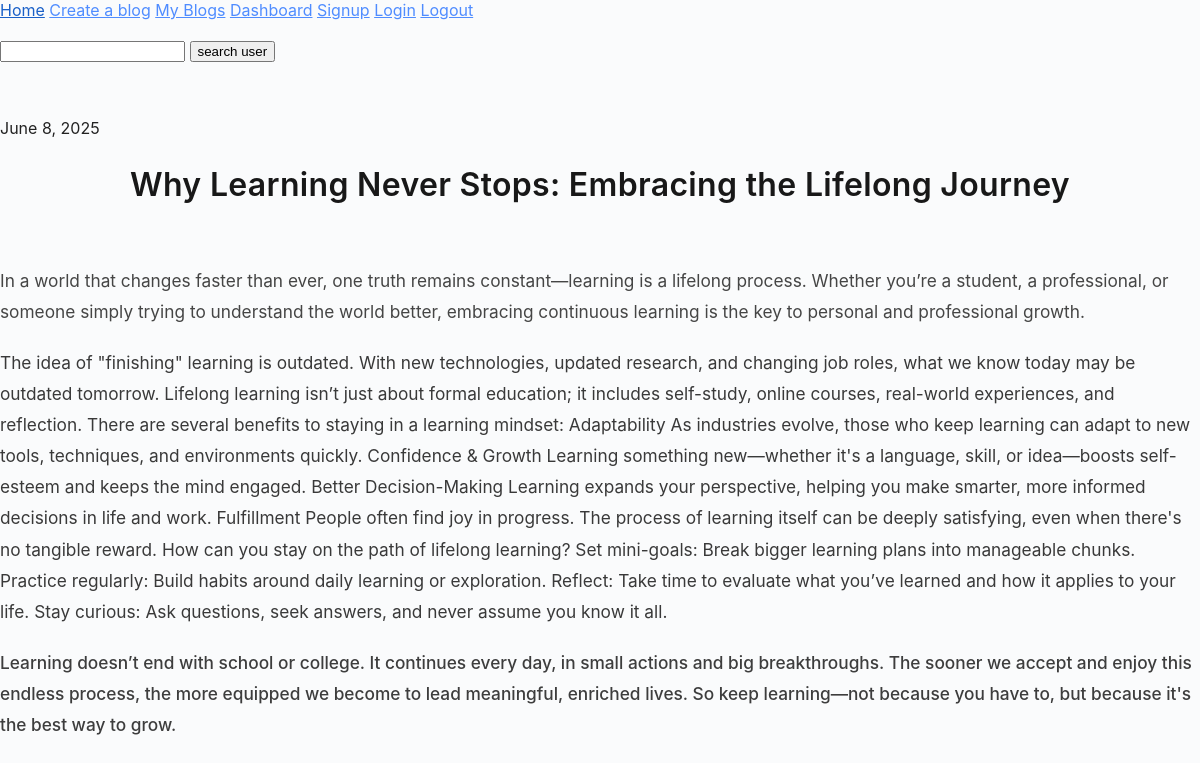
The app's page /blog/view_blog/2 (signed in) with its own data.
### blog/models.py (models this page shows)
class Posts(models.Model):
    user = models.ForeignKey(User, on_delete=models.CASCADE)
    date = models.DateField(default=date.today())
    title = models.CharField()
    introduction = models.CharField()
    content = models.CharField()
    conclusion = models.CharField()

### blog/views.py (the view)
# urls.py: path("view_blog/<int:pk>",ViewBlogDetailView.as_view(),name="view_blog"),
@method_decorator(login_required, name="dispatch")
class ViewBlogDetailView(DetailView):
    model = Posts
    template_name = "blog/view_blog.html"
    context_object_name = "post"
    def get_object(self, queryset = None):
        pk = self.kwargs.get("pk")
        return Posts.objects.get(id = pk)

### blog/templates/blog/view_blog.html (shortened to what this page needs)
{% extends 'blog/index.html' %}
{% block content %}<br>
  <p class="date">{{post.date}}</p>
  <h2 class="title">{{post.title}}</h2>
  <br>
  <p class="introduction">{{post.introduction}}</p>
  <p class="content">{{post.content}}</p>
  <p class="conclusion">{{post.conclusion}}</p>
{% endblock content %}

### blog/static/blog/style.css (style rules this page uses)
body { margin: 0; padding: 0; font-family: 'Inter', 'Segoe UI', Arial, sans-serif; background: #fafbfc; color: #222; min-height: 100vh; }
.title { text-align: center; font-size: 2rem; font-weight: 600; letter-spacing: 0.01em; color: #181818; margin-bottom: 24px; }
.introduction, .content, .conclusion { text-align: left; font-size: 1.08rem; line-height: 1.8; margin-bottom: 20px; color: #363636; }
.introduction { font-weight: 400; opacity: 0.92; }
.content { font-weight: 400; opacity: 0.98; }
.conclusion { font-weight: 500; opacity: 0.96; }

### records on screen
Posts: date "June 8, 2025", title "Why Learning Never Stops: Embracing the Lifelong Journey", introduction "In a world that changes faster than ever, one truth remains constant—learning is a lifelong process. Whether you’re a student, a professional, or someone simply trying to understand the world better, embracing continuous learning is the key to personal and professional growth.", content "The idea of \"finishing\" learning is outdated. With new technologies, updated research, and changing job roles, what we know today may be outdated tomorrow. Lifelong learning isn’t just about formal education; it includes self-study, online courses, real-world experiences, and reflection. There are several benefits to staying in a learning mindset: Adaptability As industries evolve, those who keep learning can adapt to new tools, techniques, and environments quickly. Confidence & Growth Learning something new—whether it's a language, skill, or idea—boosts self-esteem and keeps the mind engaged. Better Decision-Making Learning expands your perspective, helping you make smarter, more informed…", conclusion "Learning doesn’t end with school or college. It continues every day, in small actions and big breakthroughs. The sooner we accept and enjoy this endless process, the more equipped we become to lead meaningful, enriched lives. So keep learning—not because you have to, but because it's the best way to grow."
